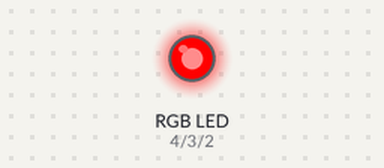
Bench run of a sketch on a simulated Arduino Uno, built with avr-gcc and run on an emulated ATmega328P. Shown: an RGB LED mixed from three pins (HIGH = lit).

Above: at 0.1 s.
At 6.1 s:
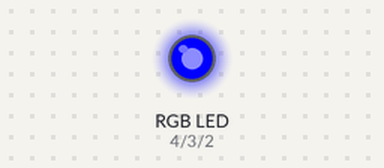
At 9.1 s:
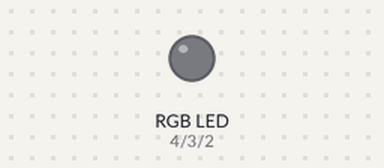
At 15.1 s:
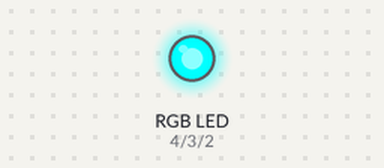
At 27.1 s:
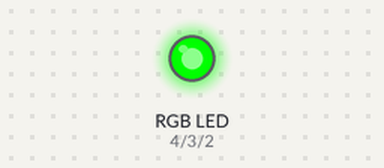
At 36.1 s:
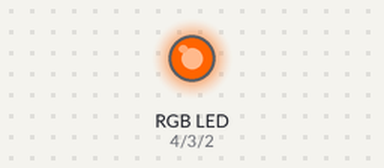
Timing chart, 0 to 40.0 s (numbered marks = the images above):
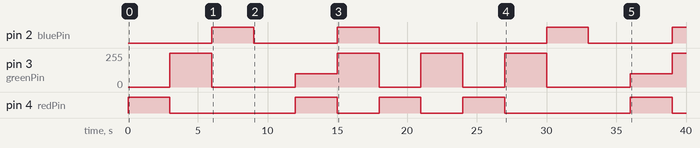

The sketch:

ledRgb2.ino
```cpp
int bluePin = 2;
int greenPin = 3;
int redPin = 4;


void setup() {
    Serial.begin(9600);
    pinMode(redPin, OUTPUT);
    pinMode(greenPin, OUTPUT);
    pinMode(bluePin, OUTPUT);
}


void loop() {
    digitalWrite(redPin, HIGH);
    digitalWrite(greenPin, LOW);
    digitalWrite(bluePin, LOW);
    delay(3000);

    digitalWrite(redPin, LOW);
    digitalWrite(greenPin, HIGH);
    digitalWrite(bluePin, LOW);
    delay(3000);

    digitalWrite(redPin, LOW);
    digitalWrite(greenPin, LOW);
    digitalWrite(bluePin, HIGH);
    delay(3000);

    digitalWrite(redPin, LOW);
    digitalWrite(greenPin, LOW);
    digitalWrite(bluePin, LOW);
    delay(3000);

    analogWrite(redPin, 255);
    analogWrite(greenPin, 100);
    analogWrite(bluePin, 0);
    delay(3000);

    analogWrite(redPin, 0);
    analogWrite(greenPin, 255);
    analogWrite(bluePin, 255);
    delay(3000);

    analogWrite(redPin, 255);
    analogWrite(greenPin, 0);
    analogWrite(bluePin, 100);
    delay(3000);

    digitalWrite(redPin, LOW);
    analogWrite(greenPin, 255);
    analogWrite(bluePin, 80);
    delay(3000);
}
```

Measured:
- by itself, pin 2 (bluePin): goes HIGH 3.0 s, LOW 6.0 s, HIGH 3.0 s, LOW 12.0 s, HIGH 3.0 s, LOW 6.0 s, then HIGH
- by itself, pin 4 (redPin): LOW → HIGH at 0.00 s, → LOW 3.0 s later, → HIGH 9.0 s later, → LOW 3.0 s later, … (10 changes in this stretch)
- by itself, pin 3 (greenPin): 0/255 → 255/255 at 3.0 s, → 0/255 3.0 s later, → 100/255 6.0 s later, → 255/255 3.0 s later, … (11 changes in this stretch)
